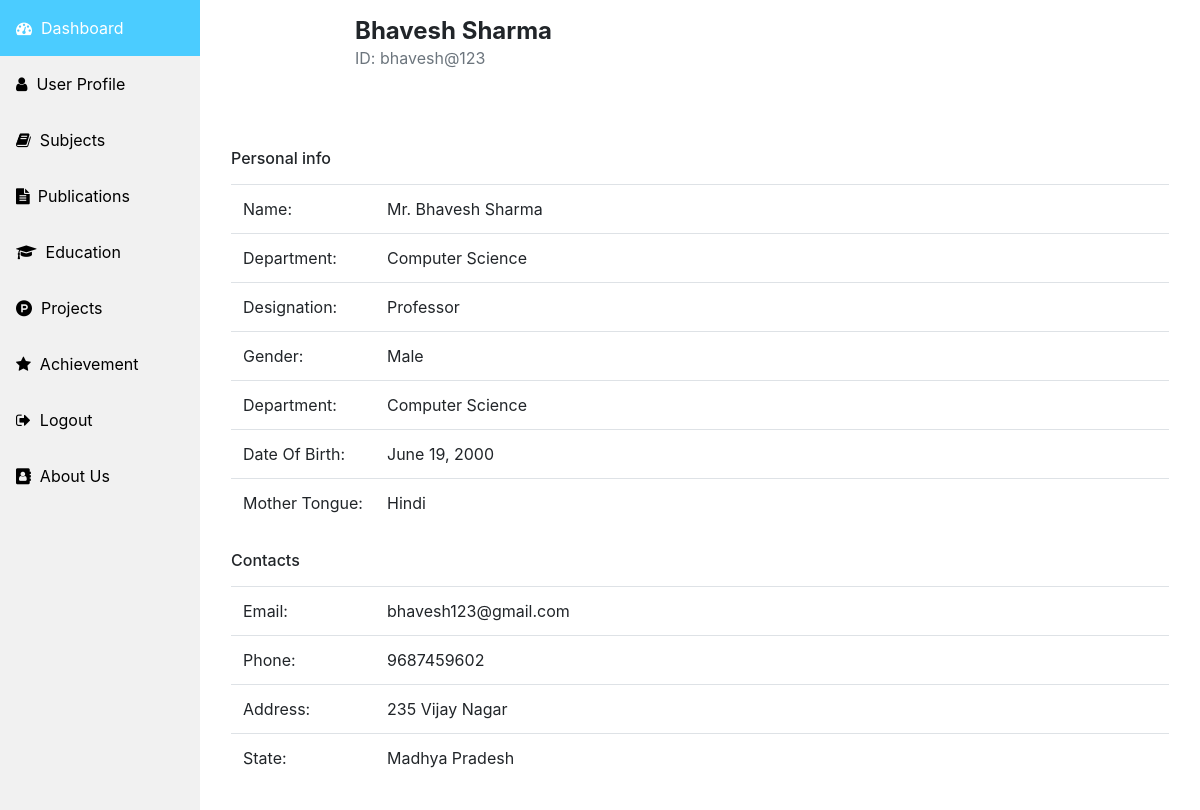
Page /profile/ (signed in) on the committed database.
### fam/models.py (models this page shows, shortened)
class faculty(models.Model):
    user = models.OneToOneField(User, on_delete=models.CASCADE, related_name='faculty')
    first_name = models.CharField(max_length=30, null=True)
    last_name = models.CharField(max_length=30, null=True)
    department = models.CharField(max_length=100)
    mobileNo = models.CharField(max_length=100,default=' ')
    designation = models.CharField(max_length=100, default=' ')
    gender = models.CharField(max_length=100, default=' ')
    email = models.CharField(max_length=30, null=True)
    title = models.CharField(max_length=30, null=True)
    date_of_birth = models.DateField()
    address = models.CharField(max_length=150, null=True)
    mother_tongue = models.CharField(max_length=30, null=True)
    state = models.CharField(max_length=30, null=True)
    avatar = models.ImageField(upload_to = 'pic_folder/', default = 'pic_folder/None/no-img.jpg')
    class Meta:
        verbose_name_plural = "User Profiles"

### fam/views.py (the view)
# urls.py: path('profile/', views.profile, name='profile'),
def profile(request):
    context ={}
    if request.user.is_authenticated:
        context['user'] = request.user
        context['faculty'] = faculty.objects.all()
        return render(request, 'fam/profile.html',context)
    else:
        return render(request, 'fam/index.html')

### fam/templates/fam/profile.html (shortened to what this page needs)
{% extends 'fam/base.html' %}
{% block content %}
<link href="https://maxcdn.bootstrapcdn.com/font-awesome/4.7.0/css/font-awesome.min.css" rel="stylesheet" />
<div class="container bootdey flex-grow-1 container-p-y">
  {% for data in faculty %}
  {% if user.username == data.user.username %}
            <div class="media align-items-center py-3 mb-3">
              <div class="media-body ml-4">
                <h4 class="font-weight-bold mb-0">{{ data.first_name }} {{ data.last_name }} </h4>
                <div class="text-muted mb-2">ID: {{user.username}}</div>
                <a href="javascript:void(0)" class="btn btn-default btn-sm icon-btn"></a>
              </div>
            </div>
                <h6 class="mt-4 mb-3">Personal info</h6>
                <table class="table user-view-table m-0">
                  <tbody>
                    <tr>
                      <td>Name:</td>
                      <td>{{ data.title }} {{ data.first_name }} {{ data.last_name }}</td>
                    </tr>
                    <tr>
                      <td>Department:</td>
                      <td>{{ data.department }}</td>
                    </tr>
                    <tr>
                      <td>Designation:</td>
                      <td>{{ data.designation }}</td>
                    </tr>
                    <tr>
                      <td>Gender:</td>
                      <td>{{ data.gender }}</td>
                    </tr>
                    <tr>
                      <td>Department:</td>
                      <td>{{ data.department }}</td>
                    </tr>
                    <tr>
                      <td>Date Of Birth:</td>
                      <td>{{ data.date_of_birth }}</td>
                    </tr>
                    <tr>
                      <td>Mother Tongue:</td>
                      <td>{{ data.mother_tongue }}</td>
                    </tr>
                  </tbody>
                </table>
                <h6 class="mt-4 mb-3">Contacts</h6>
                <table class="table user-view-table m-0">
                  <tbody>
                    <tr>
                      <td>Email:</td>
                      <td>{{ data.email }}</td>
                    </tr>
                      <tr>
                        <td>Phone:</td>
                        <td> {{ data.mobileNo }}</td>
                      </tr>
                      <tr>
                      <td>Address:</td>
                      <td>{{ data.address }}</td>
                    </tr>
                    <tr>
                      <td>State:</td>
                      <td>{{ data.state }}</td>
                    </tr>
                  </tbody>
                </table>
              </div>
            </div>
          {% endif %}
          {% endfor %}
{% endblock %}

### fam/templates/fam/profile.html (style rules this page uses)
body { margin-top:20px; background: #f5f5f5; }
.user-view-table td:first-child { width: 9rem; }
.user-view-table td { padding-right: 0; padding-left: 0; border: 0; }

### rows in the picture
faculty: first_name "Bhavesh", last_name "Sharma", title "Mr.", department "Computer Science", designation "Professor", gender "Male", date_of_birth "June 19, 2000", mother_tongue "Hindi", email "bhavesh123@gmail.com", mobileNo "9687459602", address "235 Vijay Nagar", state "Madhya Pradesh"

### other values in the picture
{{ user.username }} "bhavesh@123"
